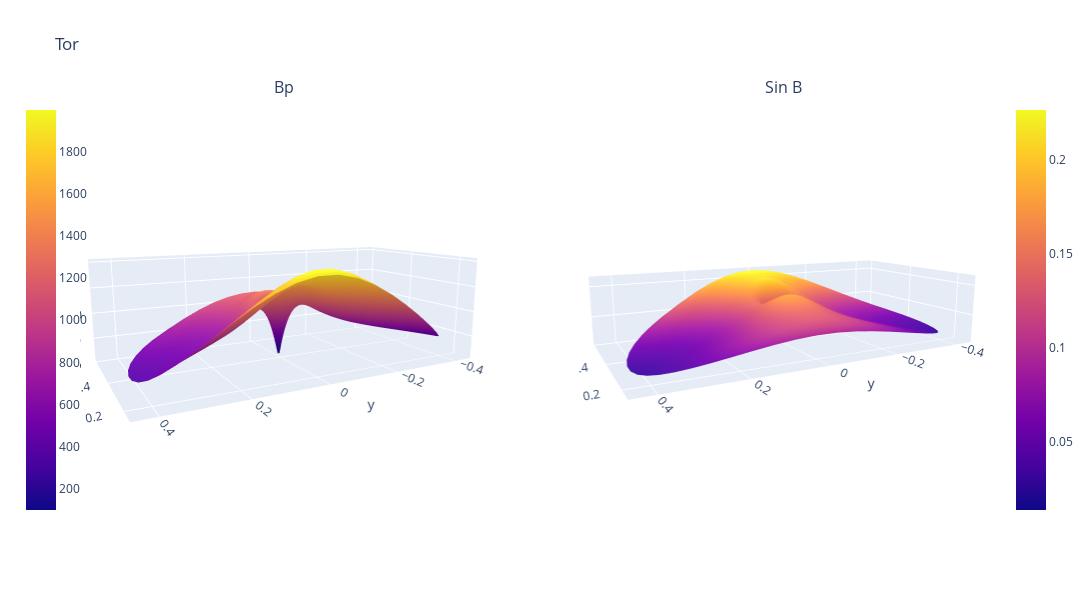

The cell this chart's notebook holds for it:
### Code cell
import plotly.graph_objects as go
from plotly.subplots import make_subplots

# Equation of ring cyclide
# see https://en.wikipedia.org/wiki/Dupin_cyclide
import numpy as np

fig = make_subplots(rows=1, cols=2,
                    specs=[[{'is_3d': True}, {'is_3d': True}]],
                    subplot_titles=['Bp', 'Sin B'],
                    )

scene1=dict(aspectratio=dict(x=1, y=2, z=0.5),
                camera_eye=dict(x=-1.57, y=1.36, z=0.58))

fig.add_trace(go.Surface(x=X, y=Y, z=Bp, colorbar_x=-0.07), 1, 1)
fig.add_trace(go.Surface(x=X, y=Y, z=Si), 1, 2)
fig.update_scenes( 
                aspectratio=dict(x=1, y=2, z=0.6),
                camera_eye=dict(x=-2.57, y=1.36, z=0.58), row=1, col=1)

fig.update_scenes( 
                aspectratio=dict(x=1, y=2, z=0.4),
                camera_eye=dict(x=-2.57, y=1.36, z=0.58), row=1, col=2)
fig.update_layout( title_text="Tor",
      autosize=False,
      width=1100,
      height=600,
  
)
fig.show()

### Figure 1 — Plotly figure (JSON) as saved in the notebook; plotly's stock layout.template omitted (floating-point values rounded to 4 significant figures; data arrays with more than 128 entries replaced by an {"elided": "..."} marker saying what was removed)
{"data": [{"colorbar": {"x": -0.07}, "scene": "scene", "type": "surface", "x": {"elided": "50x50 float values"}, "y": {"elided": "50x50 float values"}, "z": {"elided": "50x50 float values"}}, {"scene": "scene2", "type": "surface", "x": {"elided": "50x50 float values"}, "y": {"elided": "50x50 float values"}, "z": {"elided": "50x50 float values"}}], "layout": {"annotations": [{"font": {"size": 16}, "showarrow": false, "text": "Bp", "x": 0.225, "xanchor": "center", "xref": "paper", "y": 1, "yanchor": "bottom", "yref": "paper"}, {"font": {"size": 16}, "showarrow": false, "text": "Sin B", "x": 0.775, "xanchor": "center", "xref": "paper", "y": 1, "yanchor": "bottom", "yref": "paper"}], "autosize": false, "height": 600, "scene": {"aspectratio": {"x": 1, "y": 2, "z": 0.6}, "camera": {"eye": {"x": -2.57, "y": 1.36, "z": 0.58}}, "domain": {"x": [0, 0.45], "y": [0, 1]}}, "scene2": {"aspectratio": {"x": 1, "y": 2, "z": 0.4}, "camera": {"eye": {"x": -2.57, "y": 1.36, "z": 0.58}}, "domain": {"x": [0.55, 1], "y": [0, 1]}}, "title": {"text": "Tor"}, "width": 1100}}
